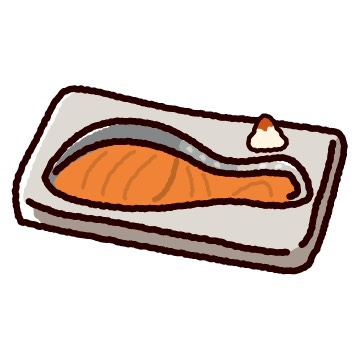
%> input picture IMAGE/鮭.jpg, 360 x 360 px
$ octave kadai2.m   (GNU Octave 9; MATLAB toolbox functions it lacks are replaced by stand-ins)
%> lines starting %> are read from the running program, lines starting %| are printed output that depends on the picture; in (x1, y1, x2, y2) boxes, pixels count from 0 and x2, y2 are one past the last pixel; in counts of white or black regions, pixels touching at a corner belong together; the program's own positions count from 1

% 課題２　階調数と疑似輪郭

% ２階調，４階調，８階調の画像を生成せよ．

% 下記はサンプルプログラムである．

% 課題作成にあたっては「Lenna」以外の画像を用いよ．

clear; % 変数のオールクリア

ORG=imread('鮭.jpg'); % 原画像の入力
%> ORG is the input picture: size 360x360x3 uint8; mean R, G, B 220.7, 207.8, 201.6

ORG = rgb2gray(ORG); colormap(gray); colorbar;
%> after `ORG = rgb2gray(ORG)`:
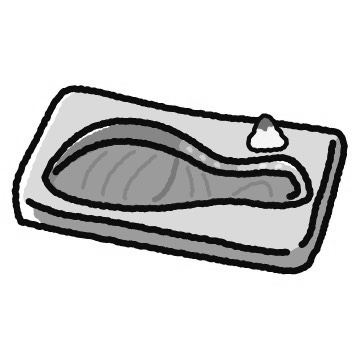
%> ORG: size 360x360 uint8; min 5, max 255, mean 211

imagesc(ORG); axis image; % 画像の表示

pause; % 一時停止

% ２階調画像の生成

IMG = ORG>128;
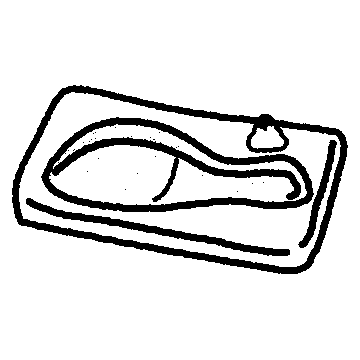
%> IMG: size 360x360 logical; 87.8% white; 28 black regions (24 under 20 px), largest, box (x1, y1, x2, y2) and area: (41, 117, 314, 212) 6651, (12, 85, 348, 274) 6396, (26, 198, 290, 256) 1926, (298, 140, 337, 248) 812

imagesc(IMG); colormap(gray); colorbar;  axis image;

pause;

% ４階調画像の生成

IMG0 = ORG>64;
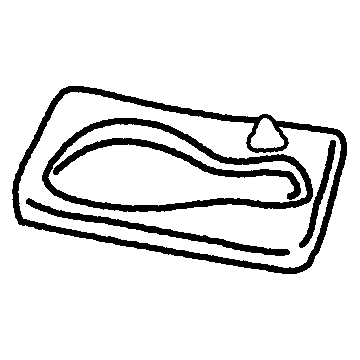
%> IMG0: size 360x360 logical; 89.2% white; 5 black regions, box (x1, y1, x2, y2) and area: (12, 86, 347, 274) 5733, (42, 118, 313, 212) 3896, (53, 138, 301, 200) 1868, (26, 198, 290, 256) 1754, (299, 140, 336, 248) 728

IMG1 = ORG>128;

IMG2 = ORG>192;
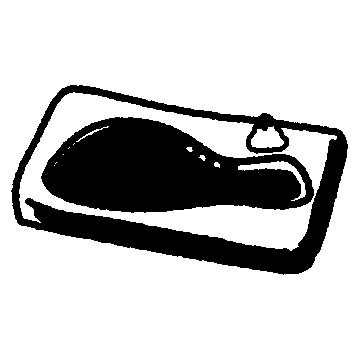
%> IMG2: size 360x360 logical; 76.5% white; 2 black regions, box (x1, y1, x2, y2) and area: (41, 117, 314, 213) 17305, (11, 85, 348, 275) 13148

IMG = IMG0 + IMG1 + IMG2;
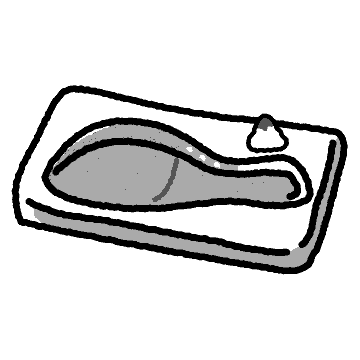
%> IMG: size 360x360 double; min 0, max 3, mean 2.54; drawn with min black and max white

imagesc(IMG); colormap(gray); colorbar;  axis image;
